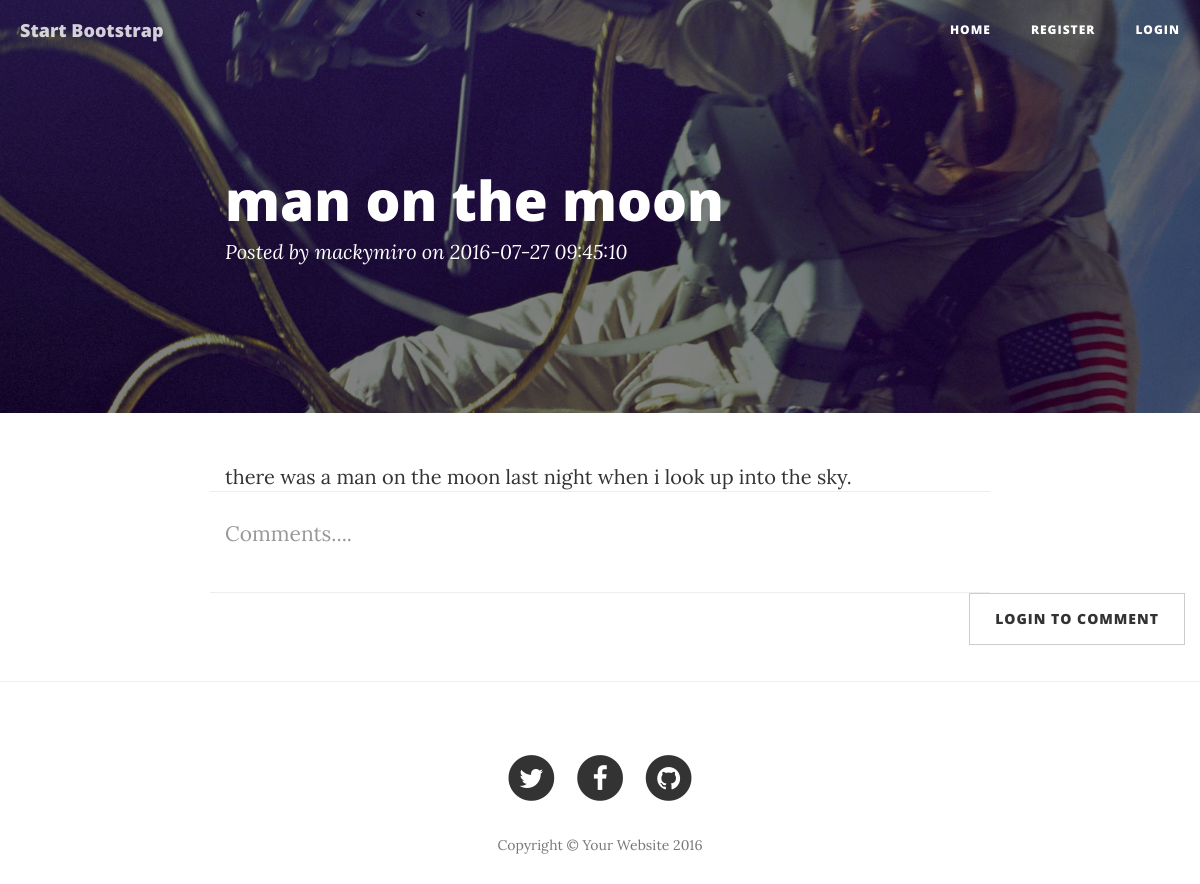
Page /blog-view/details/man-on-the-moon on the committed database.
### tables this page shows
CREATE TABLE `blogs` (
  `id` int(11) NOT NULL,
  `title` varchar(150) DEFAULT NULL,
  `slug` varchar(150) DEFAULT NULL,
  `content` text NOT NULL,
  `user_id` int(11) NOT NULL,
  `created_at` datetime NOT NULL DEFAULT '0000-00-00 00:00:00',
  `updated_at` timestamp NOT NULL DEFAULT CURRENT_TIMESTAMP
);

CREATE TABLE `users` (
  `id` int(11) NOT NULL,
  `email_address` varchar(50) NOT NULL,
  `password` varchar(50) NOT NULL,
  `username` varchar(50) NOT NULL,
  `first_name` varchar(100) NOT NULL,
  `last_name` varchar(100) NOT NULL,
  `deleted_flag` int(11) NOT NULL,
  `created_at` datetime DEFAULT NULL,
  `updated_at` timestamp NOT NULL DEFAULT CURRENT_TIMESTAMP
);

### application/libraries/Template_lib.php (called while the page is built, shortened)
<?php
class Template_lib{
    var $template_data = array();
    public function set_value($name, $value){
          $this->template_data[$name] = $value;
    }
    public function set_view($template='', $contentview='', $data=array(),$return=FALSE){
        $this->CI = & get_instance();
        $this->set_value('main_content', $this->CI->load->view($contentview, $data, TRUE));
        return $this->CI->load->view($template, $this->template_data, $return);
    }
}

### application/controllers/Blog_view.php (called while the page is built, shortened)
<?php
class Blog_view extends CI_Controller {
	public function __construct(){
		$sessionData = $this->session->userdata('loggedIn');
		$this->data['id'] = $sessionData['id'];
	}
	public function details(){
		$this->data['title'] = 'Details ';
		$uri = $this->uri->segment(3);
		$this->data['getBlogDetails'] = $this->pm->getBlogDetails($uri);
		$this->data['getComments'] = $this->pm->getComments($this->data['getBlogDetails']->id);
		$this->template_lib->set_view('index_view', 'blog_post_view', $this->data);
	}
}

### index.php (called while the page is built, shortened)
<?php
require_once BASEPATH.'core/CodeIgniter.php';

### application/models/Post_model.php (called while the page is built, shortened)
<?php
class Post_model extends CI_Model {
	public function getBlogDetails($slug){
		 return $this->db->select('
                                   b.id,
								   b.user_id,
								   b.title,
								   b.slug,
								   b.content,
								   b.updated_at,
								   u.first_name,
								   u.last_name
                                    ')
                            ->from('blogs b')
                            ->join('users u', 'u.id=b.user_id')
							->where('b.slug', $slug)
							->order_by('b.updated_at', 'DESC')
                            ->get()->row_object();
	}
}

### application/views/blog_post_view.php (the view, shortened to what this page needs)
<header class="intro-header" style="background-image: url('<?php echo base_url();?>assets/img/post-bg.jpg')">
    <div class="container">
        <div class="row">
            <div class="col-lg-8 col-lg-offset-2 col-md-10 col-md-offset-1">
                <div class="post-heading">
                    <h1><?php echo $getBlogDetails->title;?></h1>
                    <span class="meta">Posted by <a href="#"><?php echo $getBlogDetails->first_name;?><?php echo $getBlogDetails->last_name;?></a> on <?php echo $getBlogDetails->updated_at;?></span>
                </div>
            </div>
        </div>
    </div>
</header>
<article>
    <div class="container">
        <div class="row">
            <div class="col-lg-8 col-lg-offset-2 col-md-10 col-md-offset-1">
	<?php echo $getBlogDetails->content; ?>
            </div>
<br>
<form action="<?php echo base_url().'blog-view/add-comments'?>" method="post">
	<div class="col-lg-8 col-lg-offset-2 col-md-10 col-md-offset-1">
		 <div class="row control-group">
			<div class="form-group col-xs-12 floating-label-form-group controls">
				<textarea name="comments" class="form-control" placeholder="Comments...."></textarea>
			</div>
		</div>
	</div>
	 <div class="row">
			<div class="form-group col-xs-12">
				<?php if($this->session->userdata('loggedIn')): ?>
					<input type="hidden" name="slugName" value="<?php echo $getBlogDetails->slug; ?>" />
					<input type="hidden" name="blogId" value="<?php echo $getBlogDetails->id; ?>" />
					<button type="submit" class="btn btn-default pull-right">Add Comments</button>
				<?php else: ?>
					<a href="<?php echo base_url().'login.html'?>" class="btn btn-default pull-right">Login to comment</a>
				<?php endif;?>
			</div>
	 </div>
</form>
<div class="col-lg-8 col-lg-offset-2 col-md-10 col-md-offset-1">
            </div>
        </div>
    </div>
</article>
<hr>

### rows in the picture
blogs: title "man on the moon", user.first_name "macky", user.last_name "miro", updated_at "2016-07-27 09:45:10", content "there was a man on the moon last night when i look up into the sky."
